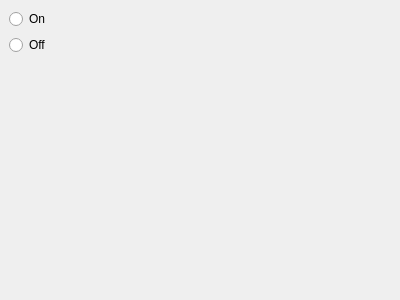
<ui version="4.0" >
 <author></author>
 <comment></comment>
 <exportmacro></exportmacro>
 <class>Device</class>
 <widget class="QWidget" name="Device" >
  <property name="geometry" >
   <rect>
    <x>0</x>
    <y>0</y>
    <width>400</width>
    <height>300</height>
   </rect>
  </property>
  <property name="windowTitle" >
   <string>Form</string>
  </property>
  <layout class="QVBoxLayout" >
   <property name="margin" >
    <number>9</number>
   </property>
   <property name="spacing" >
    <number>6</number>
   </property>
   <item>
    <widget class="QRadioButton" name="deviceOnButton" >
     <property name="text" >
      <string>On</string>
     </property>
    </widget>
   </item>
   <item>
    <widget class="QRadioButton" name="deviceOffButton" >
     <property name="text" >
      <string>Off</string>
     </property>
    </widget>
   </item>
   <item>
    <spacer>
     <property name="orientation" >
      <enum>Qt::Vertical</enum>
     </property>
     <property name="sizeHint" >
      <size>
       <width>20</width>
       <height>40</height>
      </size>
     </property>
    </spacer>
   </item>
  </layout>
 </widget>
 <pixmapfunction></pixmapfunction>
 <resources/>
 <connections/>
</ui>
